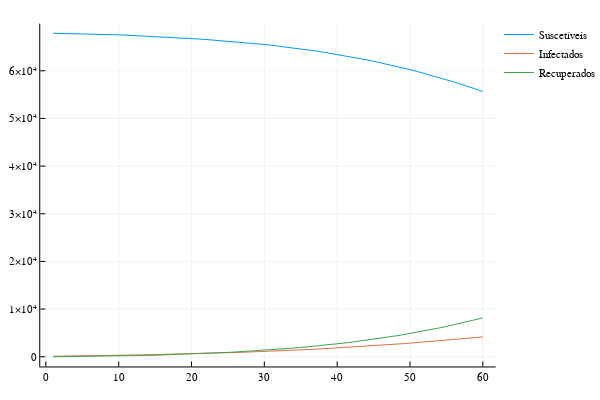

The notebook cell this image was saved under:
### Code cell
Plots.plot((mean(S, dims=1)[1, :]), label = "Suscetíveis")
Plots.plot!((mean(I, dims=1)[1, :]), label = "Infectados")
Plots.plot!((mean(R, dims=1)[1, :]), label = "Recuperados")

### Figure 1 — Plotly figure (JSON) as saved in the notebook; plotly's stock layout.template omitted (floating-point values rounded to 4 significant figures)
{"data": [{"colorbar": {"title": ""}, "legendgroup": "Suscetíveis", "line": {"color": "rgba(0, 154, 250, 1.000)", "dash": "solid", "shape": "linear", "width": 1}, "mode": "lines", "name": "Suscetíveis", "showlegend": true, "type": "scatter", "x": [1, 2, 3, 4, 5, 6, 7, 8, 9, 10, 11, 12, 13, 14, 15, 16, 17, 18, 19, 20, 21, 22, 23, 24, 25, 26, 27, 28, 29, 30, 31, 32, 33, 34, 35, 36, 37, 38, 39, 40, 41, 42, 43, 44, 45, 46, 47, 48, 49, 50, 51, 52, 53, 54, 55, 56, 57, 58, 59, 60], "xaxis": "x1", "y": [67873, 67850.0, 67830.0, 67800.0, 67765, 67730.0, 67680.0, 67640.0, 67580.0, 67530.0, 67470.0, 67400.0, 67340.0, 67260.0, 67190.0, 67120.0, 67040.0, 66950.0, 66870.0, 66770.0, 66670.0, 66560.0, 66440.0, 66330.0, 66210.0, 66087, 65950.0, 65810.0, 65660.0, 65510.0, 65350.0, 65170.0, 64980.0, 64810.0, 64610.0, 64390.0, 64165, 63930.0, 63687, 63440.0, 63170.0, 62891, 62600.0, 62310.0, 61994, 61670.0, 61350.0, 60990.0, 60620.0, 60242, 59850.0, 59440.0, 59020.0, 58580.0, 58140.0, 57660.0, 57190.0, 56690.0, 56180.0, 55670.0], "yaxis": "y1", "zmax": null, "zmin": null}, {"colorbar": {"title": ""}, "legendgroup": "Infectados", "line": {"color": "rgba(227, 111, 71, 1.000)", "dash": "solid", "shape": "linear", "width": 1}, "mode": "lines", "name": "Infectados", "showlegend": true, "type": "scatter", "x": [1, 2, 3, 4, 5, 6, 7, 8, 9, 10, 11, 12, 13, 14, 15, 16, 17, 18, 19, 20, 21, 22, 23, 24, 25, 26, 27, 28, 29, 30, 31, 32, 33, 34, 35, 36, 37, 38, 39, 40, 41, 42, 43, 44, 45, 46, 47, 48, 49, 50, 51, 52, 53, 54, 55, 56, 57, 58, 59, 60], "xaxis": "x1", "y": [100, 113.8, 128, 143.9, 162.8, 186.6, 212, 238.6, 265.5, 293.5, 326.4, 360, 389.4, 426.5, 455.3, 488, 518.8, 554.4, 586.5, 623.6, 670.1, 715.5, 766.6, 802, 843.8, 889.8, 937.6, 1001.0, 1047.0, 1093.0, 1157.0, 1226, 1298.0, 1356.0, 1421.0, 1501.0, 1585.0, 1669.0, 1752.0, 1832, 1927.0, 2016.0, 2106.0, 2198.0, 2300.0, 2398.0, 2500.0, 2615.0, 2739.0, 2858.0, 2979.0, 3102, 3220.0, 3344.0, 3479.0, 3623.0, 3762.0, 3903.0, 4032.0, 4157.0], "yaxis": "y1", "zmax": null, "zmin": null}, {"colorbar": {"title": ""}, "legendgroup": "Recuperados", "line": {"color": "rgba(62, 164, 78, 1.000)", "dash": "solid", "shape": "linear", "width": 1}, "mode": "lines", "name": "Recuperados", "showlegend": true, "type": "scatter", "x": [1, 2, 3, 4, 5, 6, 7, 8, 9, 10, 11, 12, 13, 14, 15, 16, 17, 18, 19, 20, 21, 22, 23, 24, 25, 26, 27, 28, 29, 30, 31, 32, 33, 34, 35, 36, 37, 38, 39, 40, 41, 42, 43, 44, 45, 46, 47, 48, 49, 50, 51, 52, 53, 54, 55, 56, 57, 58, 59, 60], "xaxis": "x1", "y": [0, 9.7, 19.4, 32.9, 45.2, 59.3, 77.4, 98.3, 122.6, 147.7, 175.3, 208.1, 246.3, 282.3, 325.3, 368.6, 418.5, 465.4, 519.8, 578.2, 636.8, 698.2, 762, 839.6, 916.8, 996.2, 1081.0, 1164.0, 1262.0, 1365.0, 1467.0, 1576.0, 1690.0, 1809.0, 1943.0, 2080.0, 2223.0, 2374.0, 2534.0, 2703.0, 2878.0, 3066.0, 3262.0, 3463.0, 3679.0, 3902.0, 4128.0, 4366.0, 4613.0, 4873.0, 5147.0, 5429.0, 5738.0, 6044.0, 6358.0, 6688, 7026.0, 7380.0, 7759, 8147], "yaxis": "y1", "zmax": null, "zmin": null}], "layout": {"annotations": [], "height": 400, "legend": {"bgcolor": "rgba(255, 255, 255, 1.000)", "bordercolor": "rgba(0, 0, 0, 1.000)", "font": {"color": "rgba(0, 0, 0, 1.000)", "family": "sans-serif", "size": 11}, "tracegroupgap": 0, "x": 1, "y": 1}, "margin": {"b": 20, "l": 0, "r": 0, "t": 20}, "paper_bgcolor": "rgba(255, 255, 255, 1.000)", "plot_bgcolor": "rgba(255, 255, 255, 1.000)", "showlegend": true, "width": 600, "xaxis": {"anchor": "y1", "domain": [0.08064, 0.9934], "gridcolor": "rgba(0, 0, 0, 0.100)", "gridwidth": 0.5, "linecolor": "rgba(0, 0, 0, 1.000)", "mirror": false, "range": [-0.77, 61.77], "showgrid": true, "showline": true, "showticklabels": true, "tickangle": 0, "tickcolor": "rgb(0, 0, 0)", "tickfont": {"color": "rgba(0, 0, 0, 1.000)", "family": "sans-serif", "size": 11}, "tickmode": "array", "ticks": "inside", "ticktext": ["0", "10", "20", "30", "40", "50", "60"], "tickvals": [0, 10, 20, 30, 40, 50, 60], "title": "", "titlefont": {"color": "rgba(0, 0, 0, 1.000)", "family": "sans-serif", "size": 15}, "type": "-", "visible": true, "zeroline": false, "zerolinecolor": "rgba(0, 0, 0, 1.000)"}, "yaxis": {"anchor": "x1", "domain": [0.03762, 0.9902], "gridcolor": "rgba(0, 0, 0, 0.100)", "gridwidth": 0.5, "linecolor": "rgba(0, 0, 0, 1.000)", "mirror": false, "range": [-2036.0, 69910.0], "showgrid": true, "showline": true, "showticklabels": true, "tickangle": 0, "tickcolor": "rgb(0, 0, 0)", "tickfont": {"color": "rgba(0, 0, 0, 1.000)", "family": "sans-serif", "size": 11}, "tickmode": "array", "ticks": "inside", "ticktext": ["0", "1×10⁴", "2×10⁴", "3×10⁴", "4×10⁴", "5×10⁴", "6×10⁴"], "tickvals": [0, 10000, 20000, 30000, 40000, 50000, 60000], "title": "", "titlefont": {"color": "rgba(0, 0, 0, 1.000)", "family": "sans-serif", "size": 15}, "type": "-", "visible": true, "zeroline": false, "zerolinecolor": "rgba(0, 0, 0, 1.000)"}}}
